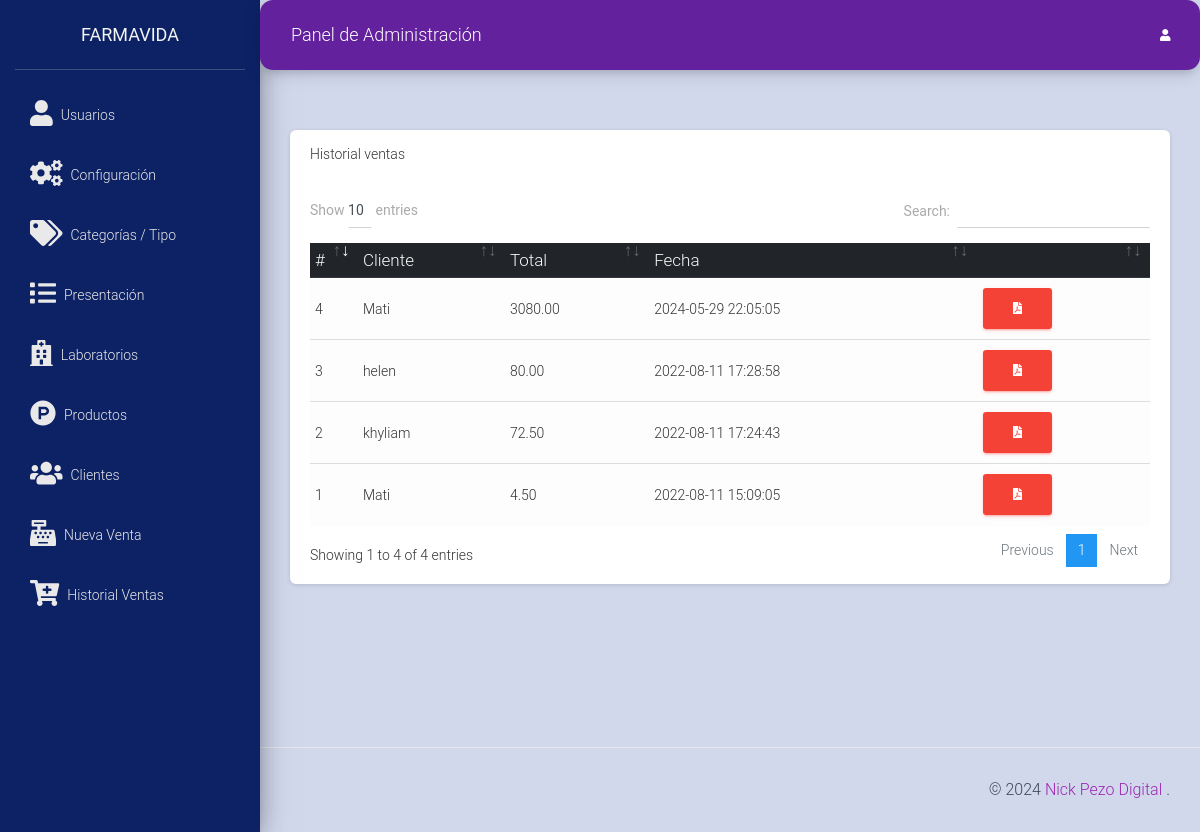
/src/lista_ventas.php (signed in), run on the app's committed database.
### tables this page shows
CREATE TABLE `ventas` (
  `id` int(11) NOT NULL,
  `id_cliente` int(11) NOT NULL,
  `total` decimal(10,2) NOT NULL,
  `id_usuario` int(11) NOT NULL,
  `fecha` timestamp NOT NULL DEFAULT current_timestamp() ON UPDATE current_timestamp()
);

CREATE TABLE `cliente` (
  `idcliente` int(11) NOT NULL,
  `nombre` varchar(100) NOT NULL,
  `telefono` varchar(15) NOT NULL,
  `direccion` varchar(200) NOT NULL
);

### src/lista_ventas.php (the view, shortened to what this page needs)
<?php
require_once "../conexion.php";
$query = mysqli_query($conexion, "SELECT v.*, c.idcliente, c.nombre FROM ventas v INNER JOIN cliente c ON v.id_cliente = c.idcliente");
include_once "includes/header.php";
?>
<div class="card">
    <div class="card-header">
        Historial ventas
    </div>
    <div class="card-body">
        <div class="table-responsive">
            <table class="table table-light" id="tbl">
                <thead class="thead-dark">
                    <tr>
                        <th>#</th>
                        <th>Cliente</th>
                        <th>Total</th>
                        <th>Fecha</th>
                        <th></th>
                    </tr>
                </thead>
                <tbody>
                    <?php while ($row = mysqli_fetch_assoc($query)) { ?>
                        <tr>
                            <td><?php echo $row['id']; ?></td>
                            <td><?php echo $row['nombre']; ?></td>
                            <td><?php echo $row['total']; ?></td>
                            <td><?php echo $row['fecha']; ?></td>
                            <td>
                                <a href="pdf/generar.php?cl=<?php echo $row['id_cliente'] ?>&v=<?php echo $row['id'] ?>" target="_blank" class="btn btn-danger"><i class="fas fa-file-pdf"></i></a>
                            </td>
                        </tr>
                    <?php } ?>
                </tbody>
            </table>
        </div>
    </div>
</div>
<?php include_once "includes/footer.php"; ?>

### src/includes/header.php (shortened to what this page needs)
<!DOCTYPE html>
<html lang="en">
<head>
    <link href="../assets/css/material-dashboard.css" rel="stylesheet" />
    <link href="../assets/css/dataTables.bootstrap4.min.css" rel="stylesheet" />
    <link rel="stylesheet" href="../assets/js/jquery-ui/jquery-ui.min.css">
</head>
<body>
    <div class="wrapper ">
        <div class="sidebar" data-color="grey" data-background-color="white">
            <div class="logo bg-primary"><a href="./" class="simple-text logo-normal">
                   FarmaVida
                </a></div>
            <div class="sidebar-wrapper">
                <ul class="nav">
                    <li class="nav-item">
                        <a class="nav-link d-flex" href="usuarios.php">
                            <i class="fas fa-user mr-2 fa-2x"></i>
                            <p> Usuarios</p>
                        </a>
                    </li>
                    <li class="nav-item">
                        <a class="nav-link d-flex" href="config.php">
                            <i class="fas fa-cogs mr-2 fa-2x"></i>
                            <p> Configuración</p>
                        </a>
                    </li>
                    <li class="nav-item">
                        <a class="nav-link d-flex" href="tipo.php">
                            <i class=" fas fa-tags mr-2 fa-2x"></i>
                            <p> Categorías / Tipo</p>
                        </a>
                    </li>
                    <li class="nav-item">
                        <a class="nav-link d-flex" href="presentacion.php">
                            <i class=" fas fa-list mr-2 fa-2x"></i>
                            <p> Presentación</p>
                        </a>
                    </li>
                    <li class="nav-item">
                        <a class="nav-link d-flex" href="laboratorio.php">
                            <i class=" fas fa-hospital mr-2 fa-2x"></i>
                            <p> Laboratorios</p>
                        </a>
                    </li>
                    <li class="nav-item">
                        <a class="nav-link d-flex" href="productos.php">
                            <i class="fab fa-product-hunt mr-2 fa-2x"></i>
                            <p> Productos</p>
                        </a>
                    </li>
                    <li class="nav-item">
                        <a class="nav-link d-flex" href="clientes.php">
                            <i class=" fas fa-users mr-2 fa-2x"></i>
                            <p> Clientes</p>
                        </a>
                    </li>
                    <li class="nav-item">
                        <a class="nav-link d-flex" href="ventas.php">
                            <i class="fas fa-cash-register mr-2 fa-2x"></i>
                            <p> Nueva Venta</p>
                        </a>
                    </li>
                    <li class="nav-item">
                        <a class="nav-link d-flex" href="lista_ventas.php">
                            <i class="fas fa-cart-plus mr-2 fa-2x"></i>
                            <p> Historial Ventas</p>
                        </a>
                    </li>
                </ul>
            </div>
        </div>
        <div class="main-panel">
            <nav class="navbar navbar-expand-lg navbar-absolute fixed-top">
                <div class="container-fluid">
                    <div class="navbar-wrapper">
                        <a class="navbar-brand" href="javascript:;">Panel de Administración</a>
                    </div>
                    <div class="collapse navbar-collapse justify-content-end">
                        <ul class="navbar-nav">
                            <li class="nav-item dropdown">
                                <a class="nav-link" href="javascript:;" id="navbarDropdownProfile" data-toggle="dropdown" aria-haspopup="true" aria-expanded="false">
                                    <i class="fas fa-user"></i>
                                </a>
                            </li>
                        </ul>
                    </div>
                </div>
            </nav>
            <div class="content">
                <div class="container-fluid">

### src/includes/footer.php (shortened to what this page needs)
</div>
</div>
<footer class="footer">
    <div class="container-fluid">
        <div class="copyright float-right">
            &copy;
            <a href="https://npsupport.digital/" target="_blank"> Nick Pezo Digital </a>.
        </div>
    </div>
</footer>
</div>
</div>
</body>
</html>

### data on the page
ventas: id "1", id_cliente.nombre "Mati", total "4.50", fecha "2022-08-11 15:09:05"
ventas: id "2", id_cliente.nombre "khyliam", total "72.50", fecha "2022-08-11 17:24:43"
ventas: id "3", id_cliente.nombre "helen", total "80.00", fecha "2022-08-11 17:28:58"
ventas: id "4", id_cliente.nombre "Mati", total "3080.00", fecha "2024-05-29 22:05:05"
